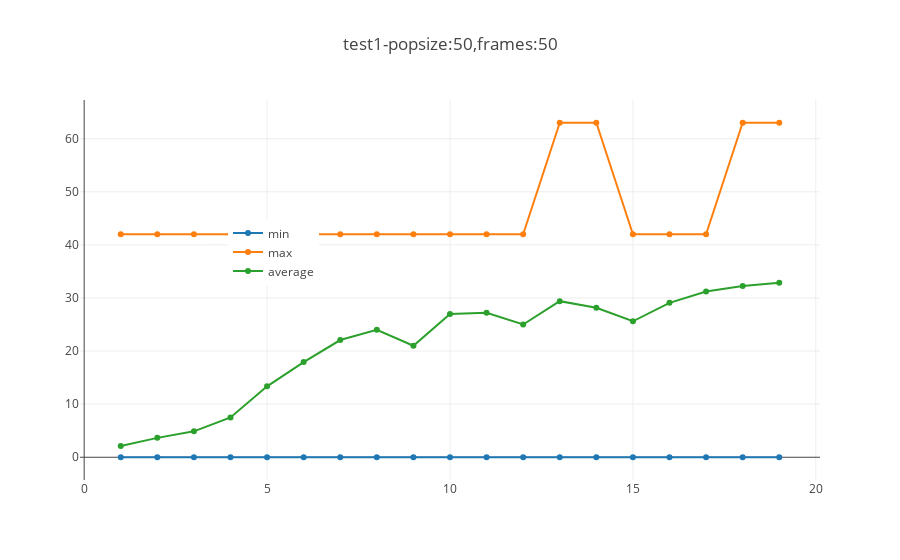

Notebook code cell kept with this figure:
### Code cell
"""
test 4 generate nodes network
- popsize = 50
- frames = 50
"""



lock = mp.Lock() #create a globle locker

generation = 20 # number of generations
gametitle = 'Assault-v0'
env = gym.make(gametitle)

processes = 1 # how many to run concurrently (4 is best for my local desktop)
frames = 50 #total frames each play
tpopsize = 50 #teamPopSize
rtpopSize = 0 #rTeamPopSize
action=range(env.action_space.n) #action space
rs = 0 #randseed
curr_gap = 0.5 #gap
tgap = 0.5 #tourneyGap
pLearnerD = 0.7 #learner delete
pLearnerA = 0.7 #learner add
pMutation = 0.2 #player mutation rate
pAIT = 0.5 #pActionIsTeam
mts = 5 #maxTeamSize
mps = 96 #maxProgramSize
ppd = 0.5 #pProgramDelete
ppa = 0.5 #pProgramAdd
pps = 1.0 #pProgramSwap
ppm = 1.0 #pProgramMutate
ppit = None #popInit
ar = (0.0, 1.0, 0.05) #actionRange

print("test conditions: ",
     "\ngeneration:",generation,
     "\ngametitle:",gametitle,
     "\nprocesses:",processes,
     "\nframes:",frames,
     "\ntpopsize:",tpopsize,
     "\nrtpopsize:",rtpopSize,
     "\naction:",action,
     "\nrandomseed:",rs,
     "\ncurr_gap:",curr_gap,
     "\ntgap:",tgap,
     "\npLearnerD",pLearnerD,
)

data = []
    
summary = gamebegin(generation,gametitle,processes,frames,action, rs, tpopsize, rtpopSize,
            curr_gap, pLearnerD, pLearnerA, pMutation,
            pAIT, mts, mps,
            ppd, ppa, pps,
            ppm, ppit, tgap,
            ar)
#legend
data.append(go.Scatter(x=[i+1 for i in range(len(summary[1]))],y=[i[0] for i in summary[1]],name='min'))
data.append(go.Scatter(x=[i+1 for i in range(len(summary[1]))],y=[i[1] for i in summary[1]],name='max'))
data.append(go.Scatter(x=[i+1 for i in range(len(summary[1]))],y=[i[2] for i in summary[1]],name='average'))

fig = go.Figure(data=data,layout=go.Layout(showlegend=True,legend={'x':0.2,'y':0.6},title='test4-popsize:50,frames:50'))
iplot(fig)

#time compare
print('Time cost',summary[0])

### Figure 1 — Plotly figure (JSON) as saved in the notebook; plotly's stock layout.template omitted (floating-point values rounded to 4 significant figures)
{"data": [{"name": "min", "type": "scatter", "uid": "6f1f3664-f26d-11e8-abf3-7cb0c2481b6f", "x": [1, 2, 3, 4, 5, 6, 7, 8, 9, 10, 11, 12, 13, 14, 15, 16, 17, 18, 19], "y": [0, 0, 0, 0, 0, 0, 0, 0, 0, 0, 0, 0, 0, 0, 0, 0, 0, 0, 0]}, {"name": "max", "type": "scatter", "uid": "6f1f3665-f26d-11e8-abf3-7cb0c2481b6f", "x": [1, 2, 3, 4, 5, 6, 7, 8, 9, 10, 11, 12, 13, 14, 15, 16, 17, 18, 19], "y": [42, 42, 42, 42, 42, 42, 42, 42, 42, 42, 42, 42, 63, 63, 42, 42, 42, 63, 63]}, {"name": "average", "type": "scatter", "uid": "6f1f3666-f26d-11e8-abf3-7cb0c2481b6f", "x": [1, 2, 3, 4, 5, 6, 7, 8, 9, 10, 11, 12, 13, 14, 15, 16, 17, 18, 19], "y": [2.1, 3.652, 4.884, 7.5, 13.36, 17.93, 22.08, 24, 21, 27, 27.2, 25, 29.4, 28.16, 25.61, 29.08, 31.23, 32.23, 32.85]}], "layout": {"legend": {"x": 0.2, "y": 0.6}, "showlegend": true, "title": "test1-popsize:50,frames:50"}}
